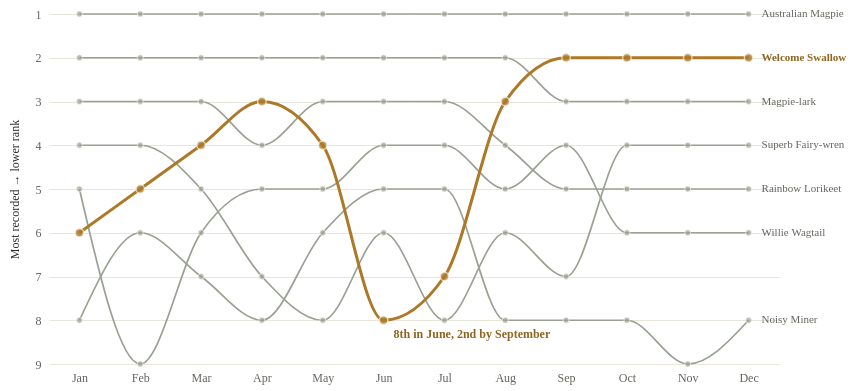

Write a Vega-Lite specification for this figure.
### Vega-Lite specification from a JSON file in a GitHub repository (floating-point values rounded to 4 significant figures)
{"$schema": "https://vega.github.io/schema/vega-lite/v5.json", "width": 730, "height": 350, "padding": 8, "config": {"background": "transparent", "font": "Bricolage Grotesque", "view": {"stroke": null}, "axis": {"labelFont": "Bricolage Grotesque", "titleFont": "Bricolage Grotesque", "labelFontSize": 12, "titleFontSize": 12, "titleFontWeight": 500, "labelColor": "#60665c", "titleColor": "#292e27", "domain": false, "ticks": false, "gridColor": "#e0dccf", "gridOpacity": 0.75, "labelPadding": 8, "titlePadding": 14}, "legend": {"labelFont": "Bricolage Grotesque", "titleFont": "Bricolage Grotesque", "labelFontSize": 11, "titleFontSize": 11, "titleFontWeight": 500, "labelColor": "#60665c", "titleColor": "#292e27", "gradientThickness": 9, "gradientLength": 130, "padding": 8}, "title": {"font": "Bricolage Grotesque", "color": "#292e27", "fontSize": 15, "fontWeight": 500, "anchor": "start"}}, "description": "Monthly ranks for the seven species with the most annual records. Rank is among all named species recorded in that month. The selected bird is drawn in ochre over muted context lines.", "params": [{"name": "highlight", "value": "Welcome Swallow"}], "data": {"values": [{"scientific": "Gymnorhina tibicen", "name": "Australian Magpie", "month": 1, "label": "Jan", "season": "Summer", "count": 20779, "rank": 1, "per10k": 252.7, "relative": 1.016, "topSeven": true}, {"scientific": "Grallina cyanoleuca", "name": "Magpie-lark", "month": 1, "label": "Jan", "season": "Summer", "count": 16331, "rank": 2, "per10k": 198.6, "relative": 1.011, "topSeven": true}, {"scientific": "Hirundo neoxena", "name": "Welcome Swallow", "month": 1, "label": "Jan", "season": "Summer", "count": 13474, "rank": 6, "per10k": 163.9, "relative": 0.9177, "topSeven": true}, {"scientific": "Trichoglossus moluccanus", "name": "Rainbow Lorikeet", "month": 1, "label": "Jan", "season": "Summer", "count": 15323, "rank": 3, "per10k": 186.4, "relative": 1.06, "topSeven": true}, {"scientific": "Rhipidura leucophrys", "name": "Willie Wagtail", "month": 1, "label": "Jan", "season": "Summer", "count": 13525, "rank": 5, "per10k": 164.5, "relative": 1.001, "topSeven": true}, {"scientific": "Malurus cyaneus", "name": "Superb Fairy-wren", "month": 1, "label": "Jan", "season": "Summer", "count": 15122, "rank": 4, "per10k": 183.9, "relative": 1.122, "topSeven": true}, {"scientific": "Manorina melanocephala", "name": "Noisy Miner", "month": 1, "label": "Jan", "season": "Summer", "count": 12782, "rank": 8, "per10k": 155.5, "relative": 1.023, "topSeven": true}, {"scientific": "Gymnorhina tibicen", "name": "Australian Magpie", "month": 2, "label": "Feb", "season": "Summer", "count": 16939, "rank": 1, "per10k": 266.2, "relative": 1.07, "topSeven": true}, {"scientific": "Grallina cyanoleuca", "name": "Magpie-lark", "month": 2, "label": "Feb", "season": "Summer", "count": 12978, "rank": 2, "per10k": 203.9, "relative": 1.038, "topSeven": true}, {"scientific": "Hirundo neoxena", "name": "Welcome Swallow", "month": 2, "label": "Feb", "season": "Summer", "count": 10601, "rank": 5, "per10k": 166.6, "relative": 0.933, "topSeven": true}, {"scientific": "Trichoglossus moluccanus", "name": "Rainbow Lorikeet", "month": 2, "label": "Feb", "season": "Summer", "count": 12271, "rank": 3, "per10k": 192.8, "relative": 1.097, "topSeven": true}, {"scientific": "Rhipidura leucophrys", "name": "Willie Wagtail", "month": 2, "label": "Feb", "season": "Summer", "count": 9763, "rank": 9, "per10k": 153.4, "relative": 0.934, "topSeven": true}, {"scientific": "Malurus cyaneus", "name": "Superb Fairy-wren", "month": 2, "label": "Feb", "season": "Summer", "count": 11764, "rank": 4, "per10k": 184.9, "relative": 1.128, "topSeven": true}, {"scientific": "Manorina melanocephala", "name": "Noisy Miner", "month": 2, "label": "Feb", "season": "Summer", "count": 10490, "rank": 6, "per10k": 164.8, "relative": 1.085, "topSeven": true}, {"scientific": "Gymnorhina tibicen", "name": "Australian Magpie", "month": 3, "label": "Mar", "season": "Autumn", "count": 18773, "rank": 1, "per10k": 273.5, "relative": 1.099, "topSeven": true}, {"scientific": "Grallina cyanoleuca", "name": "Magpie-lark", "month": 3, "label": "Mar", "season": "Autumn", "count": 14126, "rank": 2, "per10k": 205.8, "relative": 1.047, "topSeven": true}, {"scientific": "Hirundo neoxena", "name": "Welcome Swallow", "month": 3, "label": "Mar", "season": "Autumn", "count": 12479, "rank": 4, "per10k": 181.8, "relative": 1.018, "topSeven": true}, {"scientific": "Trichoglossus moluccanus", "name": "Rainbow Lorikeet", "month": 3, "label": "Mar", "season": "Autumn", "count": 12574, "rank": 3, "per10k": 183.2, "relative": 1.042, "topSeven": true}, {"scientific": "Rhipidura leucophrys", "name": "Willie Wagtail", "month": 3, "label": "Mar", "season": "Autumn", "count": 11604, "rank": 6, "per10k": 169.0, "relative": 1.029, "topSeven": true}, {"scientific": "Malurus cyaneus", "name": "Superb Fairy-wren", "month": 3, "label": "Mar", "season": "Autumn", "count": 11673, "rank": 5, "per10k": 170.0, "relative": 1.037, "topSeven": true}, {"scientific": "Manorina melanocephala", "name": "Noisy Miner", "month": 3, "label": "Mar", "season": "Autumn", "count": 11060, "rank": 7, "per10k": 161.1, "relative": 1.06, "topSeven": true}, {"scientific": "Gymnorhina tibicen", "name": "Australian Magpie", "month": 4, "label": "Apr", "season": "Autumn", "count": 20271, "rank": 1, "per10k": 282.1, "relative": 1.134, "topSeven": true}, {"scientific": "Grallina cyanoleuca", "name": "Magpie-lark", "month": 4, "label": "Apr", "season": "Autumn", "count": 14968, "rank": 2, "per10k": 208.3, "relative": 1.06, "topSeven": true}, {"scientific": "Hirundo neoxena", "name": "Welcome Swallow", "month": 4, "label": "Apr", "season": "Autumn", "count": 14537, "rank": 3, "per10k": 202.3, "relative": 1.133, "topSeven": true}, {"scientific": "Trichoglossus moluccanus", "name": "Rainbow Lorikeet", "month": 4, "label": "Apr", "season": "Autumn", "count": 13584, "rank": 4, "per10k": 189.0, "relative": 1.076, "topSeven": true}, {"scientific": "Rhipidura leucophrys", "name": "Willie Wagtail", "month": 4, "label": "Apr", "season": "Autumn", "count": 13322, "rank": 5, "per10k": 185.4, "relative": 1.129, "topSeven": true}, {"scientific": "Malurus cyaneus", "name": "Superb Fairy-wren", "month": 4, "label": "Apr", "season": "Autumn", "count": 11879, "rank": 7, "per10k": 165.3, "relative": 1.008, "topSeven": true}, {"scientific": "Manorina melanocephala", "name": "Noisy Miner", "month": 4, "label": "Apr", "season": "Autumn", "count": 11726, "rank": 8, "per10k": 163.2, "relative": 1.074, "topSeven": true}, {"scientific": "Gymnorhina tibicen", "name": "Australian Magpie", "month": 5, "label": "May", "season": "Autumn", "count": 17711, "rank": 1, "per10k": 276.1, "relative": 1.11, "topSeven": true}, {"scientific": "Grallina cyanoleuca", "name": "Magpie-lark", "month": 5, "label": "May", "season": "Autumn", "count": 13500, "rank": 2, "per10k": 210.4, "relative": 1.071, "topSeven": true}, {"scientific": "Hirundo neoxena", "name": "Welcome Swallow", "month": 5, "label": "May", "season": "Autumn", "count": 11746, "rank": 4, "per10k": 183.1, "relative": 1.025, "topSeven": true}, {"scientific": "Trichoglossus moluccanus", "name": "Rainbow Lorikeet", "month": 5, "label": "May", "season": "Autumn", "count": 12728, "rank": 3, "per10k": 198.4, "relative": 1.129, "topSeven": true}, {"scientific": "Rhipidura leucophrys", "name": "Willie Wagtail", "month": 5, "label": "May", "season": "Autumn", "count": 11662, "rank": 5, "per10k": 181.8, "relative": 1.107, "topSeven": true}, {"scientific": "Malurus cyaneus", "name": "Superb Fairy-wren", "month": 5, "label": "May", "season": "Autumn", "count": 10169, "rank": 8, "per10k": 158.5, "relative": 0.967, "topSeven": true}, {"scientific": "Manorina melanocephala", "name": "Noisy Miner", "month": 5, "label": "May", "season": "Autumn", "count": 10742, "rank": 6, "per10k": 167.4, "relative": 1.102, "topSeven": true}, {"scientific": "Gymnorhina tibicen", "name": "Australian Magpie", "month": 6, "label": "Jun", "season": "Winter", "count": 17127, "rank": 1, "per10k": 258.2, "relative": 1.038, "topSeven": true}, {"scientific": "Grallina cyanoleuca", "name": "Magpie-lark", "month": 6, "label": "Jun", "season": "Winter", "count": 13943, "rank": 2, "per10k": 210.2, "relative": 1.07, "topSeven": true}, {"scientific": "Hirundo neoxena", "name": "Welcome Swallow", "month": 6, "label": "Jun", "season": "Winter", "count": 9895, "rank": 8, "per10k": 149.2, "relative": 0.8354, "topSeven": true}, {"scientific": "Trichoglossus moluccanus", "name": "Rainbow Lorikeet", "month": 6, "label": "Jun", "season": "Winter", "count": 12314, "rank": 3, "per10k": 185.6, "relative": 1.056, "topSeven": true}, {"scientific": "Rhipidura leucophrys", "name": "Willie Wagtail", "month": 6, "label": "Jun", "season": "Winter", "count": 11701, "rank": 4, "per10k": 176.4, "relative": 1.074, "topSeven": true}, {"scientific": "Malurus cyaneus", "name": "Superb Fairy-wren", "month": 6, "label": "Jun", "season": "Winter", "count": 10224, "rank": 6, "per10k": 154.1, "relative": 0.9403, "topSeven": true}, {"scientific": "Manorina melanocephala", "name": "Noisy Miner", "month": 6, "label": "Jun", "season": "Winter", "count": 10912, "rank": 5, "per10k": 164.5, "relative": 1.082, "topSeven": true}, {"scientific": "Gymnorhina tibicen", "name": "Australian Magpie", "month": 7, "label": "Jul", "season": "Winter", "count": 17795, "rank": 1, "per10k": 249.6, "relative": 1.003, "topSeven": true}, {"scientific": "Grallina cyanoleuca", "name": "Magpie-lark", "month": 7, "label": "Jul", "season": "Winter", "count": 15314, "rank": 2, "per10k": 214.8, "relative": 1.093, "topSeven": true}, {"scientific": "Hirundo neoxena", "name": "Welcome Swallow", "month": 7, "label": "Jul", "season": "Winter", "count": 10532, "rank": 7, "per10k": 147.7, "relative": 0.8274, "topSeven": true}, {"scientific": "Trichoglossus moluccanus", "name": "Rainbow Lorikeet", "month": 7, "label": "Jul", "season": "Winter", "count": 13069, "rank": 3, "per10k": 183.3, "relative": 1.043, "topSeven": true}, {"scientific": "Rhipidura leucophrys", "name": "Willie Wagtail", "month": 7, "label": "Jul", "season": "Winter", "count": 12125, "rank": 4, "per10k": 170.1, "relative": 1.035, "topSeven": true}, {"scientific": "Malurus cyaneus", "name": "Superb Fairy-wren", "month": 7, "label": "Jul", "season": "Winter", "count": 10414, "rank": 8, "per10k": 146.1, "relative": 0.8912, "topSeven": true}, {"scientific": "Manorina melanocephala", "name": "Noisy Miner", "month": 7, "label": "Jul", "season": "Winter", "count": 11553, "rank": 5, "per10k": 162.1, "relative": 1.066, "topSeven": true}, {"scientific": "Gymnorhina tibicen", "name": "Australian Magpie", "month": 8, "label": "Aug", "season": "Winter", "count": 20427, "rank": 1, "per10k": 248.7, "relative": 0.9997, "topSeven": true}, {"scientific": "Grallina cyanoleuca", "name": "Magpie-lark", "month": 8, "label": "Aug", "season": "Winter", "count": 16654, "rank": 2, "per10k": 202.7, "relative": 1.032, "topSeven": true}, {"scientific": "Hirundo neoxena", "name": "Welcome Swallow", "month": 8, "label": "Aug", "season": "Winter", "count": 14832, "rank": 3, "per10k": 180.6, "relative": 1.011, "topSeven": true}, {"scientific": "Trichoglossus moluccanus", "name": "Rainbow Lorikeet", "month": 8, "label": "Aug", "season": "Winter", "count": 14324, "rank": 4, "per10k": 174.4, "relative": 0.9922, "topSeven": true}, {"scientific": "Rhipidura leucophrys", "name": "Willie Wagtail", "month": 8, "label": "Aug", "season": "Winter", "count": 13731, "rank": 5, "per10k": 167.2, "relative": 1.018, "topSeven": true}, {"scientific": "Malurus cyaneus", "name": "Superb Fairy-wren", "month": 8, "label": "Aug", "season": "Winter", "count": 13244, "rank": 6, "per10k": 161.2, "relative": 0.9836, "topSeven": true}, {"scientific": "Manorina melanocephala", "name": "Noisy Miner", "month": 8, "label": "Aug", "season": "Winter", "count": 12539, "rank": 8, "per10k": 152.6, "relative": 1.004, "topSeven": true}, {"scientific": "Gymnorhina tibicen", "name": "Australian Magpie", "month": 9, "label": "Sep", "season": "Spring", "count": 21984, "rank": 1, "per10k": 231.1, "relative": 0.9289, "topSeven": true}, {"scientific": "Grallina cyanoleuca", "name": "Magpie-lark", "month": 9, "label": "Sep", "season": "Spring", "count": 17943, "rank": 3, "per10k": 188.6, "relative": 0.9598, "topSeven": true}, {"scientific": "Hirundo neoxena", "name": "Welcome Swallow", "month": 9, "label": "Sep", "season": "Spring", "count": 18509, "rank": 2, "per10k": 194.5, "relative": 1.09, "topSeven": true}, {"scientific": "Trichoglossus moluccanus", "name": "Rainbow Lorikeet", "month": 9, "label": "Sep", "season": "Spring", "count": 15193, "rank": 5, "per10k": 159.7, "relative": 0.9086, "topSeven": true}, {"scientific": "Rhipidura leucophrys", "name": "Willie Wagtail", "month": 9, "label": "Sep", "season": "Spring", "count": 15952, "rank": 4, "per10k": 167.7, "relative": 1.021, "topSeven": true}, {"scientific": "Malurus cyaneus", "name": "Superb Fairy-wren", "month": 9, "label": "Sep", "season": "Spring", "count": 14294, "rank": 7, "per10k": 150.2, "relative": 0.9166, "topSeven": true}, {"scientific": "Manorina melanocephala", "name": "Noisy Miner", "month": 9, "label": "Sep", "season": "Spring", "count": 13083, "rank": 8, "per10k": 137.5, "relative": 0.9049, "topSeven": true}, {"scientific": "Gymnorhina tibicen", "name": "Australian Magpie", "month": 10, "label": "Oct", "season": "Spring", "count": 26282, "rank": 1, "per10k": 224.0, "relative": 0.9005, "topSeven": true}, {"scientific": "Grallina cyanoleuca", "name": "Magpie-lark", "month": 10, "label": "Oct", "season": "Spring", "count": 20888, "rank": 3, "per10k": 178.0, "relative": 0.9061, "topSeven": true}, {"scientific": "Hirundo neoxena", "name": "Welcome Swallow", "month": 10, "label": "Oct", "season": "Spring", "count": 21781, "rank": 2, "per10k": 185.6, "relative": 1.04, "topSeven": true}, {"scientific": "Trichoglossus moluccanus", "name": "Rainbow Lorikeet", "month": 10, "label": "Oct", "season": "Spring", "count": 18462, "rank": 5, "per10k": 157.4, "relative": 0.8953, "topSeven": true}, {"scientific": "Rhipidura leucophrys", "name": "Willie Wagtail", "month": 10, "label": "Oct", "season": "Spring", "count": 17277, "rank": 6, "per10k": 147.3, "relative": 0.8964, "topSeven": true}, {"scientific": "Malurus cyaneus", "name": "Superb Fairy-wren", "month": 10, "label": "Oct", "season": "Spring", "count": 18478, "rank": 4, "per10k": 157.5, "relative": 0.9608, "topSeven": true}, {"scientific": "Manorina melanocephala", "name": "Noisy Miner", "month": 10, "label": "Oct", "season": "Spring", "count": 16017, "rank": 8, "per10k": 136.5, "relative": 0.8983, "topSeven": true}, {"scientific": "Gymnorhina tibicen", "name": "Australian Magpie", "month": 11, "label": "Nov", "season": "Spring", "count": 20928, "rank": 1, "per10k": 224.7, "relative": 0.9035, "topSeven": true}, {"scientific": "Grallina cyanoleuca", "name": "Magpie-lark", "month": 11, "label": "Nov", "season": "Spring", "count": 16624, "rank": 3, "per10k": 178.5, "relative": 0.9085, "topSeven": true}, {"scientific": "Hirundo neoxena", "name": "Welcome Swallow", "month": 11, "label": "Nov", "season": "Spring", "count": 17542, "rank": 2, "per10k": 188.4, "relative": 1.055, "topSeven": true}, {"scientific": "Trichoglossus moluccanus", "name": "Rainbow Lorikeet", "month": 11, "label": "Nov", "season": "Spring", "count": 14534, "rank": 5, "per10k": 156.1, "relative": 0.888, "topSeven": true}, {"scientific": "Rhipidura leucophrys", "name": "Willie Wagtail", "month": 11, "label": "Nov", "season": "Spring", "count": 13874, "rank": 6, "per10k": 149.0, "relative": 0.907, "topSeven": true}, {"scientific": "Malurus cyaneus", "name": "Superb Fairy-wren", "month": 11, "label": "Nov", "season": "Spring", "count": 15133, "rank": 4, "per10k": 162.5, "relative": 0.9914, "topSeven": true}, {"scientific": "Manorina melanocephala", "name": "Noisy Miner", "month": 11, "label": "Nov", "season": "Spring", "count": 12984, "rank": 9, "per10k": 139.4, "relative": 0.9175, "topSeven": true}, {"scientific": "Gymnorhina tibicen", "name": "Australian Magpie", "month": 12, "label": "Dec", "season": "Summer", "count": 19186, "rank": 1, "per10k": 234.8, "relative": 0.9439, "topSeven": true}, {"scientific": "Grallina cyanoleuca", "name": "Magpie-lark", "month": 12, "label": "Dec", "season": "Summer", "count": 14895, "rank": 3, "per10k": 182.3, "relative": 0.9277, "topSeven": true}, {"scientific": "Hirundo neoxena", "name": "Welcome Swallow", "month": 12, "label": "Dec", "season": "Summer", "count": 15058, "rank": 2, "per10k": 184.3, "relative": 1.032, "topSeven": true}, {"scientific": "Trichoglossus moluccanus", "name": "Rainbow Lorikeet", "month": 12, "label": "Dec", "season": "Summer", "count": 13924, "rank": 5, "per10k": 170.4, "relative": 0.9695, "topSeven": true}, {"scientific": "Rhipidura leucophrys", "name": "Willie Wagtail", "month": 12, "label": "Dec", "season": "Summer", "count": 12766, "rank": 6, "per10k": 156.2, "relative": 0.9511, "topSeven": true}, {"scientific": "Malurus cyaneus", "name": "Superb Fairy-wren", "month": 12, "label": "Dec", "season": "Summer", "count": 14571, "rank": 4, "per10k": 178.3, "relative": 1.088, "topSeven": true}, {"scientific": "Manorina melanocephala", "name": "Noisy Miner", "month": 12, "label": "Dec", "season": "Summer", "count": 11636, "rank": 8, "per10k": 142.4, "relative": 0.937, "topSeven": true}]}, "encoding": {"x": {"field": "month", "type": "ordinal", "sort": "ascending", "axis": {"title": null, "labelAngle": 0, "labelExpr": "['Jan','Feb','Mar','Apr','May','Jun','Jul','Aug','Sep','Oct','Nov','Dec'][datum.value-1]"}}, "y": {"field": "rank", "type": "quantitative", "scale": {"domain": [1, 9], "reverse": true, "zero": false}, "axis": {"title": "Most recorded → lower rank", "tickCount": 9, "format": "d"}}}, "layer": [{"mark": {"type": "line", "strokeWidth": 1.7, "interpolate": "monotone", "color": "#9aa093"}, "encoding": {"detail": {"field": "name"}}}, {"mark": {"type": "point", "filled": true, "size": 34, "color": "#9aa093", "stroke": "#f8f5ec", "strokeWidth": 1}, "encoding": {"tooltip": [{"field": "name", "title": "Bird"}, {"field": "label", "title": "Month"}, {"field": "rank", "title": "Rank"}, {"field": "count", "title": "Records", "format": ","}]}}, {"transform": [{"filter": "datum.name===highlight"}], "mark": {"type": "line", "strokeWidth": 3, "interpolate": "monotone", "color": "#ad7926"}, "encoding": {"detail": {"field": "name"}}}, {"transform": [{"filter": "datum.name===highlight"}], "mark": {"type": "point", "filled": true, "size": 72, "color": "#ad7926", "stroke": "#f8f5ec", "strokeWidth": 1.4}, "encoding": {"tooltip": [{"field": "name", "title": "Bird"}, {"field": "label", "title": "Month"}, {"field": "rank", "title": "Rank"}, {"field": "count", "title": "Records", "format": ","}]}}, {"data": {"values": [{"month": 6, "rank": 8, "text": "8th in June, 2nd by September"}]}, "transform": [{"filter": "highlight==='Welcome Swallow'"}], "mark": {"type": "text", "align": "left", "dx": 10, "dy": 14, "fontSize": 12, "fontWeight": 600, "color": "#8f6420"}, "encoding": {"x": {"field": "month", "type": "ordinal", "sort": "ascending", "axis": {"title": null, "labelAngle": 0, "labelExpr": "['Jan','Feb','Mar','Apr','May','Jun','Jul','Aug','Sep','Oct','Nov','Dec'][datum.value-1]"}}, "y": {"field": "rank", "type": "quantitative", "scale": {"domain": [1, 9], "reverse": true, "zero": false}, "axis": {"title": "Most recorded → lower rank", "tickCount": 9, "format": "d"}}, "text": {"field": "text"}}}, {"data": {"values": [{"scientific": "Gymnorhina tibicen", "name": "Australian Magpie", "month": 12, "label": "Dec", "season": "Summer", "count": 19186, "rank": 1, "per10k": 234.8, "relative": 0.9439, "topSeven": true}, {"scientific": "Grallina cyanoleuca", "name": "Magpie-lark", "month": 12, "label": "Dec", "season": "Summer", "count": 14895, "rank": 3, "per10k": 182.3, "relative": 0.9277, "topSeven": true}, {"scientific": "Hirundo neoxena", "name": "Welcome Swallow", "month": 12, "label": "Dec", "season": "Summer", "count": 15058, "rank": 2, "per10k": 184.3, "relative": 1.032, "topSeven": true}, {"scientific": "Trichoglossus moluccanus", "name": "Rainbow Lorikeet", "month": 12, "label": "Dec", "season": "Summer", "count": 13924, "rank": 5, "per10k": 170.4, "relative": 0.9695, "topSeven": true}, {"scientific": "Rhipidura leucophrys", "name": "Willie Wagtail", "month": 12, "label": "Dec", "season": "Summer", "count": 12766, "rank": 6, "per10k": 156.2, "relative": 0.9511, "topSeven": true}, {"scientific": "Malurus cyaneus", "name": "Superb Fairy-wren", "month": 12, "label": "Dec", "season": "Summer", "count": 14571, "rank": 4, "per10k": 178.3, "relative": 1.088, "topSeven": true}, {"scientific": "Manorina melanocephala", "name": "Noisy Miner", "month": 12, "label": "Dec", "season": "Summer", "count": 11636, "rank": 8, "per10k": 142.4, "relative": 0.937, "topSeven": true}]}, "transform": [{"filter": "!(datum.name===highlight)"}], "mark": {"type": "text", "align": "left", "dx": 13, "fontSize": 11, "color": "#60665c"}, "encoding": {"x": {"field": "month", "type": "ordinal", "sort": "ascending", "axis": {"title": null, "labelAngle": 0, "labelExpr": "['Jan','Feb','Mar','Apr','May','Jun','Jul','Aug','Sep','Oct','Nov','Dec'][datum.value-1]"}}, "y": {"field": "rank", "type": "quantitative", "scale": {"domain": [1, 9], "reverse": true, "zero": false}, "axis": {"title": "Most recorded → lower rank", "tickCount": 9, "format": "d"}}, "text": {"field": "name"}}}, {"data": {"values": [{"scientific": "Gymnorhina tibicen", "name": "Australian Magpie", "month": 12, "label": "Dec", "season": "Summer", "count": 19186, "rank": 1, "per10k": 234.8, "relative": 0.9439, "topSeven": true}, {"scientific": "Grallina cyanoleuca", "name": "Magpie-lark", "month": 12, "label": "Dec", "season": "Summer", "count": 14895, "rank": 3, "per10k": 182.3, "relative": 0.9277, "topSeven": true}, {"scientific": "Hirundo neoxena", "name": "Welcome Swallow", "month": 12, "label": "Dec", "season": "Summer", "count": 15058, "rank": 2, "per10k": 184.3, "relative": 1.032, "topSeven": true}, {"scientific": "Trichoglossus moluccanus", "name": "Rainbow Lorikeet", "month": 12, "label": "Dec", "season": "Summer", "count": 13924, "rank": 5, "per10k": 170.4, "relative": 0.9695, "topSeven": true}, {"scientific": "Rhipidura leucophrys", "name": "Willie Wagtail", "month": 12, "label": "Dec", "season": "Summer", "count": 12766, "rank": 6, "per10k": 156.2, "relative": 0.9511, "topSeven": true}, {"scientific": "Malurus cyaneus", "name": "Superb Fairy-wren", "month": 12, "label": "Dec", "season": "Summer", "count": 14571, "rank": 4, "per10k": 178.3, "relative": 1.088, "topSeven": true}, {"scientific": "Manorina melanocephala", "name": "Noisy Miner", "month": 12, "label": "Dec", "season": "Summer", "count": 11636, "rank": 8, "per10k": 142.4, "relative": 0.937, "topSeven": true}]}, "transform": [{"filter": "datum.name===highlight"}], "mark": {"type": "text", "align": "left", "dx": 13, "fontSize": 11, "fontWeight": 700, "color": "#8f6420"}, "encoding": {"x": {"field": "month", "type": "ordinal", "sort": "ascending", "axis": {"title": null, "labelAngle": 0, "labelExpr": "['Jan','Feb','Mar','Apr','May','Jun','Jul','Aug','Sep','Oct','Nov','Dec'][datum.value-1]"}}, "y": {"field": "rank", "type": "quantitative", "scale": {"domain": [1, 9], "reverse": true, "zero": false}, "axis": {"title": "Most recorded → lower rank", "tickCount": 9, "format": "d"}}, "text": {"field": "name"}}}]}
